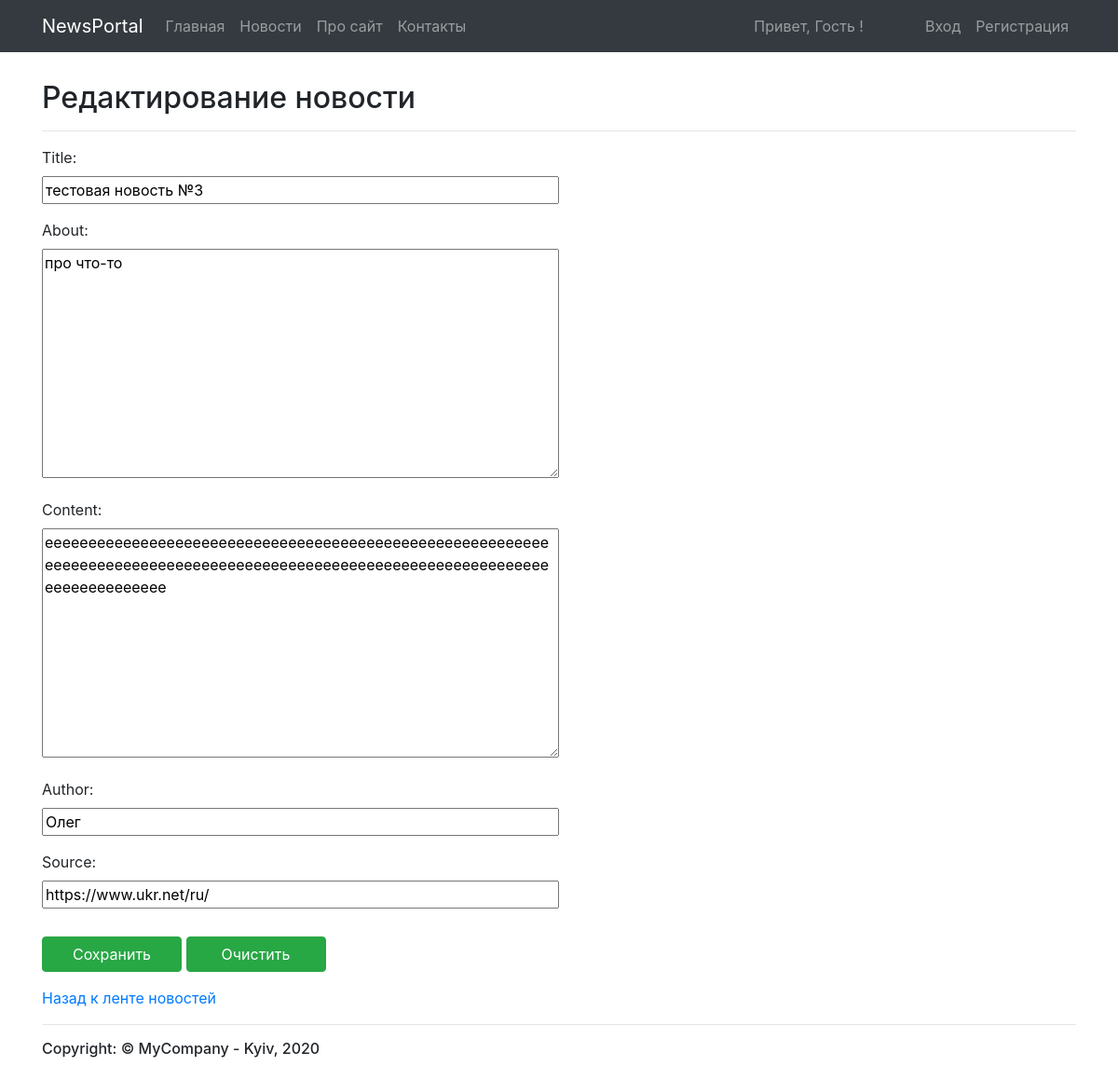
Page /news/edit/3 on the committed database.
### news/models.py (models this page shows)
class Post(models.Model):
    title = models.CharField(max_length=100, unique=True, null=False)
    about = models.TextField(max_length=256, null=False)
    content = models.TextField(max_length=1024, null=False)
    author = models.CharField(max_length=100, null=False)
    image = models.FileField(null=False, upload_to='upload/')
    published = models.DateTimeField(null=False, default=strftime('%Y-%m-%d %H:%M:%S'))
    source = models.URLField(null=True)

### news/views.py (the view, shortened to what this page needs)
# urls.py: re_path(r'^edit/(?P<post_id>[0-9]+)$', edit),
def edit(request, post_id):
    data = dict()
    data['title'] = 'Редактирование новости'
    post = Post.objects.get(id=post_id)
    if request.method == 'GET':
        data['form'] = PostForm2(instance=post)
        data['post'] = post
        return render(request, 'news/edit.html', context=data)

### news/forms.py
class PostForm2(forms.ModelForm):
    class Meta:
        model = Post
        fields = ('title', 'about', 'content', 'author', 'source')

### templates/news/edit.html (shortened to what this page needs)
{% extends 'layout/base.html' %}
{% block content %}
<div id="content" class="container">
    <h2>{{ title }}</h2>
    <hr>
    <form id="post_edit_form" method="post" action="/news/edit/{{ post.id }}">
        <div>
            {% for field in form %}
                <div class="form-group">
                    {{ field.label_tag }}
                    <div>
                        {{ field }}
                    </div>
                </div>
            {% endfor %}
        </div>
        <p style="margin-top: 30px">
            <input id="b1" type="submit" value="Сохранить" class="btn btn-success">
            <input id="b2" type="reset" value="Очистить" class="btn btn-success">
        </p>
    </form>
    <a href="/news">Назад к ленте новостей</a>
    <hr>
</div>
{% endblock content %}

### static/css/base.css (style rules this page uses)
body { padding-top: 3.5rem; }
#content { margin-top: 30px; }

### templates/news/edit.html (style rules this page uses)
.form-group input { width: 50%; height: 30px; }
.form-group textarea { width: 50%; }
#b1, #b2 { width: 150px; }

### rows in the picture
Post: form "тестовая новость №3" "про что-то" "ееееееееееееееееееееееееееееееееееееееееееееееееееееееееееееееееееееееееееееееееееееееееееееееееееееееееееееееееееееееееееееееееее" "Олег" "https://www.ukr.net/ru/"

### other values in the picture
{{ title }} "Редактирование новости"
{{ field.label_tag }} "Title:" "About:" "Content:" "Author:" "Source:"
